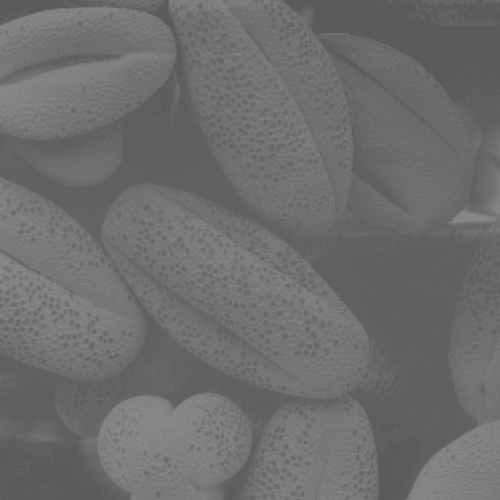
#> input picture zft/pollen-lowcontrast.tif, 500 x 500 px
$ python equalHist.py   (older library calls are emulated)
#> lines starting #> are read from the running program, lines starting #| are printed output that depends on the picture
import cv2
import numpy as np
import matplotlib.pyplot as plt
from PIL import Image

img = cv2.imread('pollen-lowcontrast.tif', 1)
#> img is the input picture: shape (500, 500, 3); min 91, max 138, mean 109.1
imgInfo = img.shape
#> imgInfo = (500, 500, 3)
height = imgInfo[0]
#> height = 500
width = imgInfo[1]
#> width = 500

gray = cv2.cvtColor(img, cv2.COLOR_BGR2GRAY)
count = np.zeros(256, np.float) # 因为是概率, 有可能是浮点数

# 统计像素个数并计算概率
for i in range(height):
    for j in range(width):
        pixel = gray[i, j]
        index = int(pixel)
        count[index] = count[index] + 1
#> after the loop, count = 256 values, max 19078 at index 96, min 0 at index 0, mean 976.6

total = height * width # 总像素个数
#> total = 250000
count =  count / total  # 计算概率
#> count = 256 values, max 0.0763 at index 96, min 0 at index 0, mean 0.00391
# 计算累计概率
sum = float(0)
for i in range(256):
    sum += count[i]
    count[i] = sum # 计算出累积概率
#> after the loop, count = 256 values from 0 to 1; sum = 1

# 计算映射表
mapl = np.uint16(255 * count)
#> mapl = 256 values from 0 to 255

# 将图像进行映射
for i in range(height):
    for j in range(width):
        pixel = gray[i, j]
        gray[i, j] = mapl[pixel]
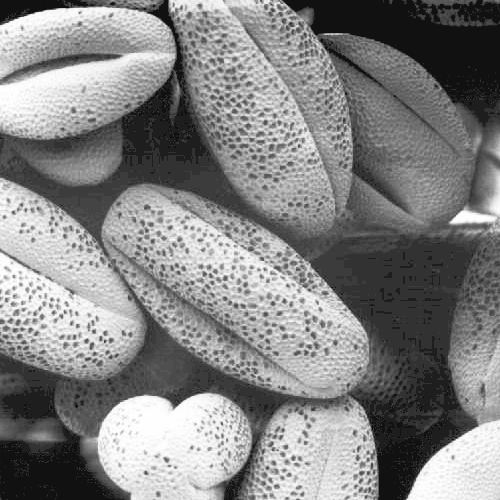
#> gray: shape (500, 500); min 17, max 255, mean 131.4

plt.rcParams['font.sans-serif'] = ['SimHei']
titles = [u'原始图像', u'输出图像']
images = [img, gray]

for i in range(2):
    plt.subplot(1, 2, i + 1), plt.imshow(images[i], 'gray')
    plt.xticks([]), plt.yticks([])
    plt.title(titles[i])
plt.show()
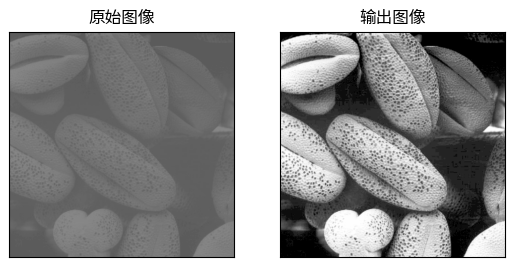
#> figure drawn by matplotlib, 2 panels
# new_map = Image.fromarray(gray)
# img1 = new_map.convert('L').resize((256,256))
# img1.save("suanzi/test.tif") 图片已保存
plt.hist(gray.ravel(),256)
# #显示直方图
plt.show()
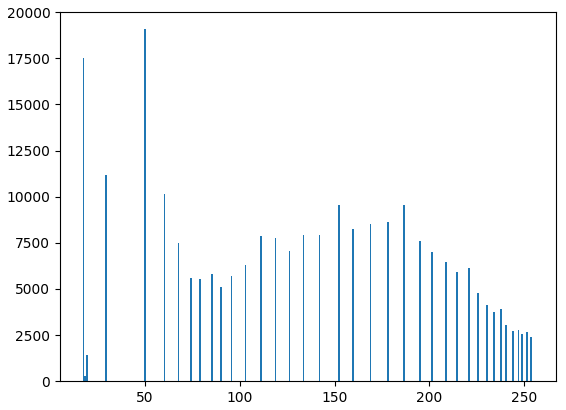
#> figure drawn by matplotlib, 1 panel; tallest bar 19078 high, from x = 49.54 to 50.47
cv2.waitKey(0)
